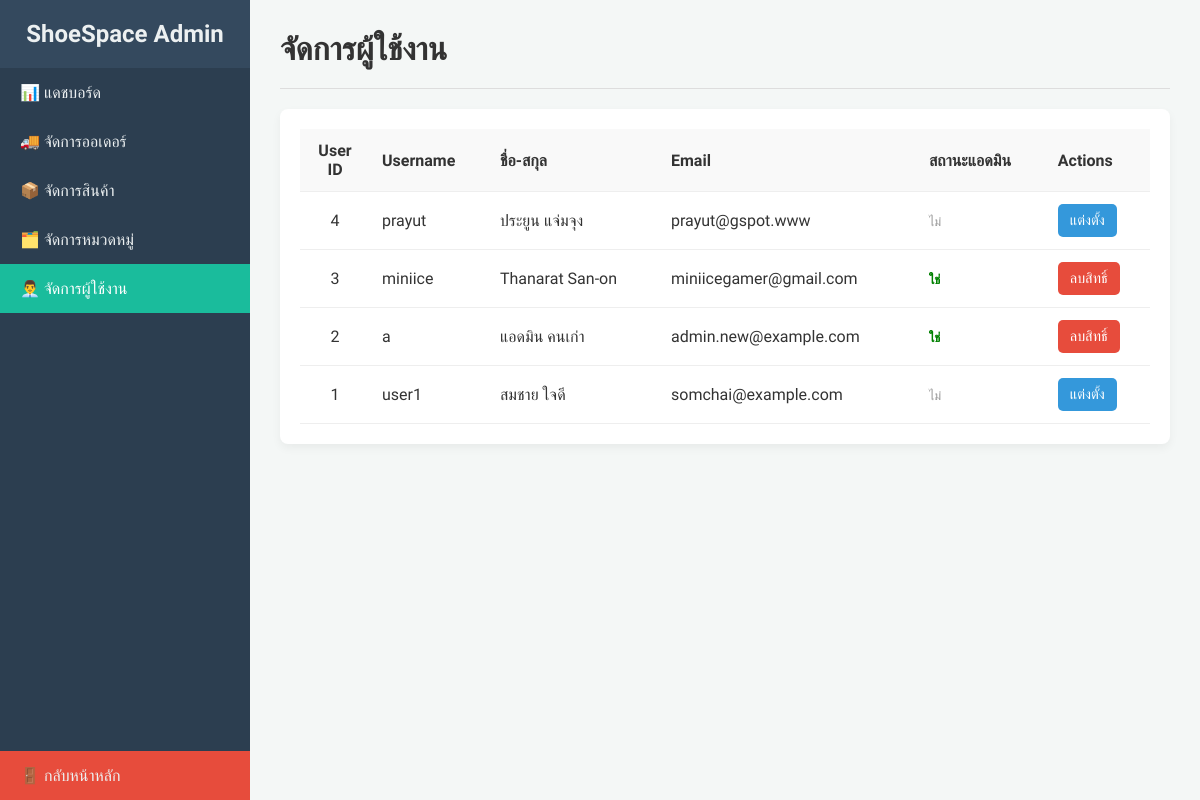
The page /admin_users.php (signed in) on the database its author committed.
### tables this page shows
CREATE TABLE `users` (
  `user_id` int(11) NOT NULL,
  `username` varchar(50) NOT NULL,
  `password` varchar(255) NOT NULL,
  `fullname` varchar(100) DEFAULT NULL,
  `email` varchar(100) DEFAULT NULL,
  `phone` varchar(20) DEFAULT NULL,
  `address` text DEFAULT NULL,
  `created_at` timestamp NOT NULL DEFAULT current_timestamp()
);

### admin_users.php (the view, shortened to what this page needs)
<?php
require_once 'admin_header.php';
$sql_users = "SELECT u.user_id, u.username, u.fullname, u.email,
              (a.admin_id IS NOT NULL) as is_admin
              FROM users u
              LEFT JOIN admin a ON u.user_id = a.user_id
              ORDER BY u.created_at DESC";
$all_users = $conn->query($sql_users);
?>
            <header class="main-header">
                <h1>จัดการผู้ใช้งาน</h1>
            </header>
            <div class="table-container full-width">
                <table>
                    <thead>
                        <tr>
                            <th>User ID</th>
                            <th>Username</th>
                            <th>ชื่อ-สกุล</th>
                            <th>Email</th>
                            <th>สถานะแอดมิน</th>
                            <th>Actions</th>
                        </tr>
                    </thead>
                    <tbody>
                        <?php while($user = $all_users->fetch_assoc()): ?>
                        <tr>
                            <td><?php echo $user['user_id']; ?></td>
                            <td><?php echo htmlspecialchars($user['username']); ?></td>
                            <td><?php echo htmlspecialchars($user['fullname']); ?></td>
                            <td><?php echo htmlspecialchars($user['email']); ?></td>
                            <td>
                                <?php if ($user['is_admin']): ?>
                                    <span style="color: green; font-weight: bold;">ใช่</span>
                                <?php else: ?>
                                    <span>ไม่</span>
                                <?php endif; ?>
                            </td>
                            <td>
                                <?php if ($user['is_admin']): ?>
                                    <a href="handle_admin.php?user_id=<?php echo $user['user_id']; ?>&action=revoke"
                                       class="btn-delete"
                                       onclick="return confirm('คุณแน่ใจหรือไม่ที่จะลบสิทธิ์แอดมินของ <?php echo htmlspecialchars($user['username']); ?>?');">
                                        ลบสิทธิ์
                                    </a>
                                <?php else: ?>
                                    <a href="handle_admin.php?user_id=<?php echo $user['user_id']; ?>&action=grant"
                                       class="btn-submit"
                                       onclick="return confirm('คุณแน่ใจหรือไม่ที่จะแต่งตั้ง <?php echo htmlspecialchars($user['username']); ?> เป็นแอดมิน?');">
                                        แต่งตั้ง
                                    </a>
                                <?php endif; ?>
                            </td>
                        </tr>
                        <?php endwhile; ?>
                    </tbody>
                </table>
            </div>
        </main> </div> </body>
</html>

### admin_style.css (style rules this page uses)
body { font-family: 'Sarabun', sans-serif; margin: 0; background-color: #f4f7f6; color: #333; }
* { box-sizing: border-box; }
.main-header { padding-bottom: 20px; border-bottom: 1px solid #ddd; margin-bottom: 20px; }
.main-header h1 { margin: 0; }
.table-container { background-color: #fff; border-radius: 8px; padding: 20px; box-shadow: 0 4px 10px rgba(0,0,0,0.05); overflow-x: auto; }
table { width: 100%; border-collapse: collapse; }
th, td { padding: 12px; border-bottom: 1px solid #eee; text-align: left; }
th { background-color: #f9f9f9; }
.table-container.full-width { grid-column: 1 / -1; }
.btn-add, .btn-edit, .btn-submit, .btn-delete, .btn-cancel, .btn-stock, .btn-back { display: inline-block; padding: 8px 12px; border-radius: 5px; text-decoration: none; font-size: 0.9rem; font-weight: 500; cursor: pointer; border: none; }
.btn-submit, .btn-stock { background-color: #3498db; color: #fff; }
.btn-delete { background-color: #e74c3c; color: #fff; }
.main-header { display: flex; justify-content: space-between; align-items: center; }
th:first-child, td:first-child { width: 70px; text-align: center; }
td span { color: #999; font-size: 0.8em; }
td:last-child a { margin-right: 5px; }
td:last-child a:last-child { margin-right: 0; }

### rows shown on the page
users: user_id "4", username "prayut", fullname "ประยูน แจ่มจุง", email "prayut@gspot.www", shows "ไม่"
users: user_id "3", username "miniice", fullname "Thanarat San-on", email "miniicegamer@gmail.com", shows "ใช่"
users: user_id "2", username "a", fullname "แอดมิน คนเก่า", email "admin.new@example.com", shows "ใช่"
users: user_id "1", username "user1", fullname "สมชาย ใจดี", email "somchai@example.com", shows "ไม่"
